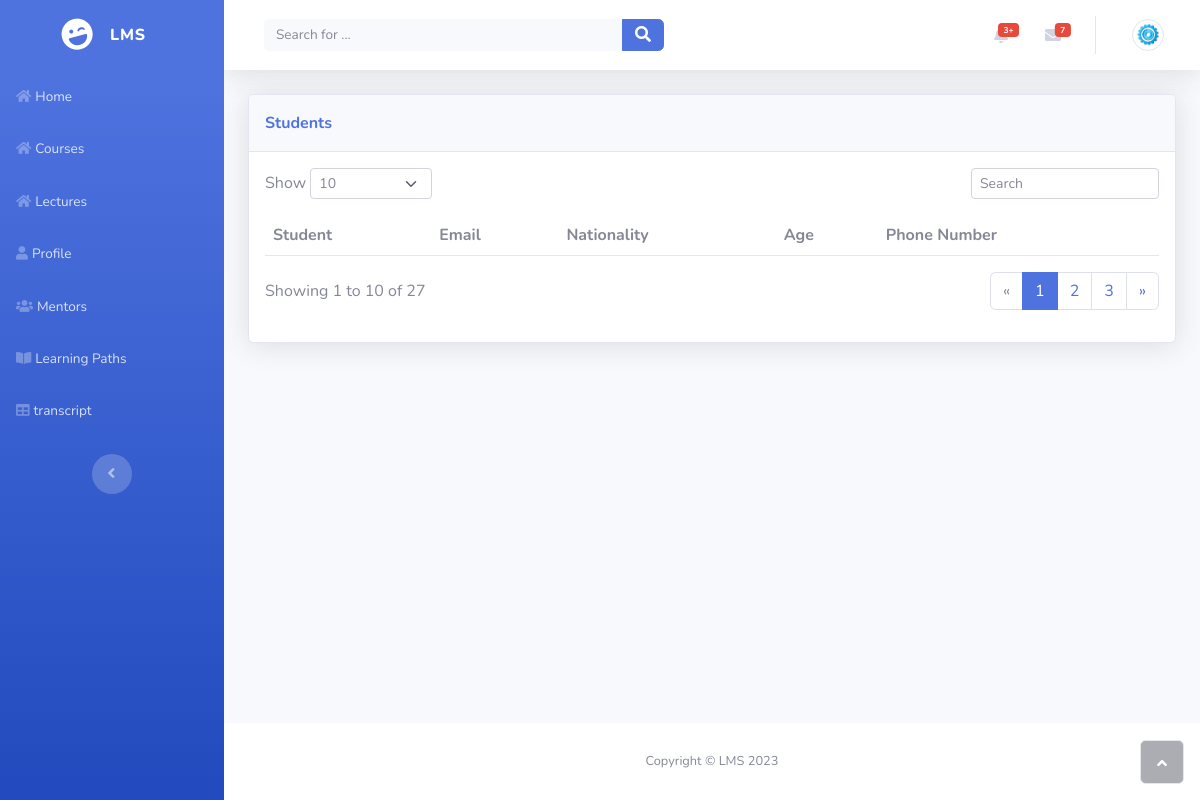
/Views/Mentor/students.php, run on an earlier commit of the app's database.
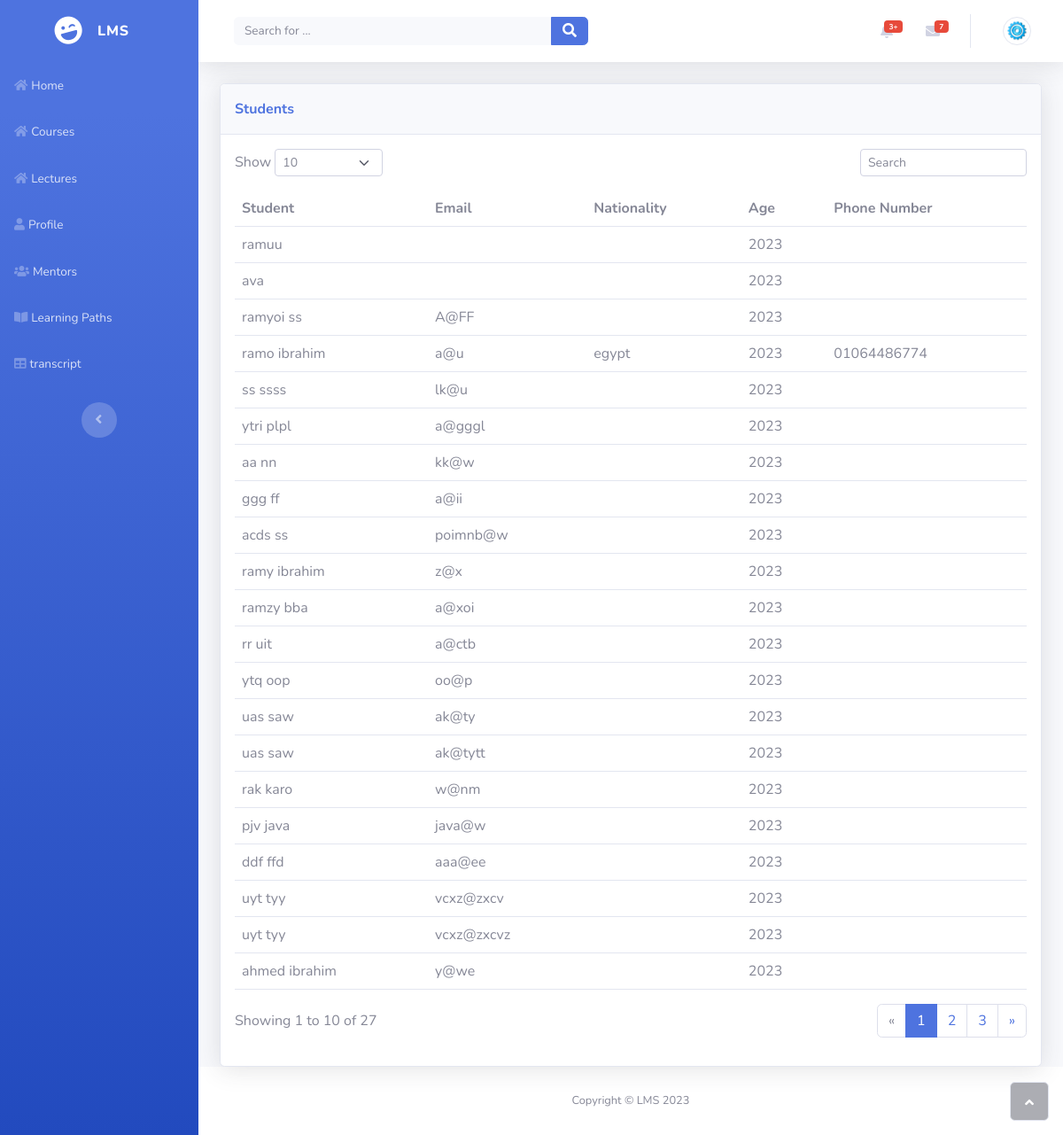
And on a later commit of the database.
### tables this page shows
CREATE TABLE `user` (
  `id` int NOT NULL AUTO_INCREMENT,
  `fname` varchar(50) DEFAULT NULL,
  `lname` varchar(50) DEFAULT NULL,
  `password` varchar(50) DEFAULT NULL,
  `nationality` varchar(50) DEFAULT NULL,
  `gender` varchar(50) DEFAULT NULL,
  `birthdate` date DEFAULT NULL,
  `email` varchar(50) DEFAULT NULL,
  `phone` varchar(50) DEFAULT NULL,
  `learning_path_id` int DEFAULT NULL,
  PRIMARY KEY (`id`),
  UNIQUE KEY `password` (`password`),
  UNIQUE KEY `email` (`email`),
  KEY `learning_path_id` (`learning_path_id`),
  CONSTRAINT `user_ibfk_1` FOREIGN KEY (`learning_path_id`) REFERENCES `learning_path` (`id`) ON DELETE CASCADE ON UPDATE CASCADE
);

### Controllers/UsersController.php (called while the page is built, shortened)
<?php
require_once(__DIR__ . "/DBController.php");
class UsersController
{
    public function GetStudentsForMentor()
    {
        $this->db = new DBController();
        if ($this->db->connect()) {
            $query = "select YEAR(birthdate),fname,lname,password,nationality,gender,email,phone from user";
            return $this->db->Select($query);
        } else {
            echo "Error in Database Connection";
            return false;
        }
    }
}

### Controllers/DBController.php (called while the page is built, shortened)
<?php
class DBController
{
    private $host = "localhost";
    private $user = "root";
    private $password = "";
    private $database = "lms";
    private $port = "3306";
    private $conn;
    public function connect(): bool
    {
        $this->conn = new mysqli($this->host, $this->user, $this->password, $this->database, $this->port);
        if ($this->conn->connect_error) {
            echo "Connection failed: " . $this->conn->connect_error;
            return false;
        } else
            return true;
    }
    public function Select($sql)
    {
        $result = $this->conn->query($sql);
        return $result->fetch_all(MYSQLI_ASSOC);
    }
}

### Views/Mentor/students.php (the view, shortened to what the changed rows need)
<?php
require_once(__DIR__ . "/../../Controllers/UsersController.php");
$Controller = new UsersController();
$mentors = $Controller->GetStudentsForMentor();
$age = date("Y") - $mentors[0]['YEAR(birthdate)'];
?>
<!DOCTYPE html>
<html lang="en">
<head>
    <link rel="stylesheet" href="../assets/bootstrap/css/bootstrap.min.css">
    <link rel="stylesheet" href="../assets/fonts/fontawesome-all.min.css">
</head>
<body id="page-top">
    <div id="wrapper">
        <div class="d-flex flex-column" id="content-wrapper">
            <div id="content">
                <div class="container-fluid">
                    <div class="card shadow">
                        <div class="card-body">
                            <div class="table-responsive table mt-2" id="dataTable" role="grid"
                                aria-describedby="dataTable_info">
                                <table class="table my-0" id="dataTable">
                                    <thead>
                                        <tr>
                                            <th>Student</th>
                                            <th>Email</th>
                                            <th>Nationality</th>
                                            <th>Age</th>
                                            <th>Phone Number</th>
                                        </tr>
                                    </thead>
                                    <tbody>
                                        <?php
                                        foreach ($mentors as $mentor) {
                                            ?>
                                            <tr>
                                                <td>
                                                    <?php echo $mentor['fname'] . " " . $mentor['lname'] ?>
                                                </td>
                                                <td>
                                                    <?php echo $mentor['email'] ?>
                                                </td>
                                                <td>
                                                    <?php echo $mentor['nationality'] ?>
                                                </td>
                                                <td>
                                                    <?php echo $age ?>
                                                </td>
                                                <td>
                                                    <?php echo $mentor['phone'] ?>
                                                </td>
                                            </tr>
                                            <?php
                                        }
                                        ?>
                                    </tbody>
                                </table>
                            </div>
                        </div>
                    </div>
                </div>
            </div>
        </div><a class="border rounded d-inline scroll-to-top" href="#page-top"><i class="fas fa-angle-up"></i></a>
    </div>
</body>
</html>

What changed in the data, as far as the page shows it:
added user: fname "ramuu", age "2023"
added user: fname "ava", age "2023"
added user: fname "ramyoi", lname "ss", email "A@FF", age "2023"
added user: fname "ramo", lname "ibrahim", email "a@u", nationality "egypt", age "2023", phone "01064486774"
added user: fname "ss", lname "ssss", email "lk@u", age "2023"
added user: fname "ytri", lname "plpl", email "a@gggl", age "2023"
added user: fname "aa", lname "nn", email "kk@w", age "2023"
added user: fname "ggg", lname "ff", email "a@ii", age "2023"
added user: fname "acds", lname "ss", email "poimnb@w", age "2023"
added user: fname "ramy", lname "ibrahim", email "z@x", age "2023"
added user: fname "ramzy", lname "bba", email "a@xoi", age "2023"
added user: fname "rr", lname "uit", email "a@ctb", age "2023"
added user: fname "ytq", lname "oop", email "oo@p", age "2023"
added user: fname "uas", lname "saw", email "ak@ty", age "2023"
added user: fname "uas", lname "saw", email "ak@tytt", age "2023"
added user: fname "rak", lname "karo", email "w@nm", age "2023"
added user: fname "pjv", lname "java", email "java@w", age "2023"
added user: fname "ddf", lname "ffd", email "aaa@ee", age "2023"
added user: fname "uyt", lname "tyy", email "vcxz@zxcv", age "2023"
added user: fname "uyt", lname "tyy", email "vcxz@zxcvz", age "2023"
added user: fname "ahmed", lname "ibrahim", email "y@we", age "2023"
